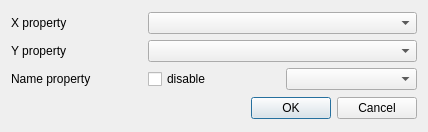
<?xml version="1.0" encoding="UTF-8"?>
<ui version="4.0">
 <class>dialog</class>
 <widget class="QDialog" name="dialog">
  <property name="geometry">
   <rect>
    <x>0</x>
    <y>0</y>
    <width>428</width>
    <height>132</height>
   </rect>
  </property>
  <property name="maximumSize">
   <size>
    <width>600</width>
    <height>400</height>
   </size>
  </property>
  <property name="windowTitle">
   <string>Property selector</string>
  </property>
  <layout class="QGridLayout" name="gridLayout_2">
   <item row="0" column="0">
    <layout class="QVBoxLayout" name="verticalLayout">
     <item>
      <layout class="QGridLayout" name="gridLayout">
       <item row="0" column="0">
        <widget class="QLabel" name="label">
         <property name="text">
          <string>X property</string>
         </property>
        </widget>
       </item>
       <item row="2" column="0">
        <widget class="QLabel" name="label_3">
         <property name="text">
          <string>Name property</string>
         </property>
        </widget>
       </item>
       <item row="1" column="0">
        <widget class="QLabel" name="label_2">
         <property name="maximumSize">
          <size>
           <width>201</width>
           <height>81</height>
          </size>
         </property>
         <property name="text">
          <string>Y property</string>
         </property>
        </widget>
       </item>
       <item row="2" column="2">
        <widget class="QComboBox" name="cbName"/>
       </item>
       <item row="2" column="1">
        <widget class="QCheckBox" name="chkName">
         <property name="text">
          <string>disable</string>
         </property>
        </widget>
       </item>
       <item row="1" column="1" colspan="2">
        <widget class="QComboBox" name="cbY"/>
       </item>
       <item row="0" column="1" colspan="2">
        <widget class="QComboBox" name="cbX"/>
       </item>
      </layout>
     </item>
    </layout>
   </item>
   <item row="1" column="0">
    <widget class="QDialogButtonBox" name="btnbox">
     <property name="standardButtons">
      <set>QDialogButtonBox::Cancel|QDialogButtonBox::Ok</set>
     </property>
    </widget>
   </item>
  </layout>
  <action name="menuFileOpen">
   <property name="text">
    <string>&amp;Open</string>
   </property>
  </action>
 </widget>
 <layoutdefault spacing="6" margin="11"/>
 <resources/>
 <connections/>
</ui>
